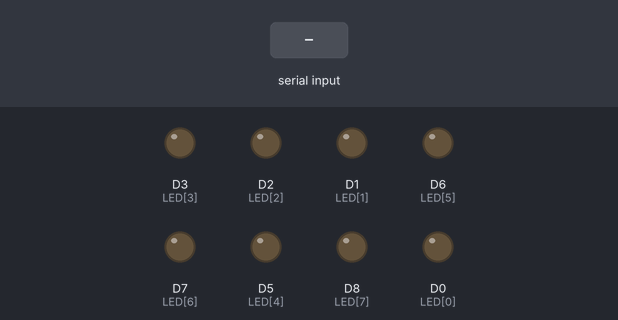
Recording of a sketch running on a simulated ESP8266 (NodeMCU). On the bench: output pins drawn as LEDs (lit = HIGH). Inputs (shaded band) come from the test bench. What the sketch prints to the serial monitor is not drawn.

Above: at 3.4 s.
3.5 s: "90,45\n" received over Serial
At 4.3 s:
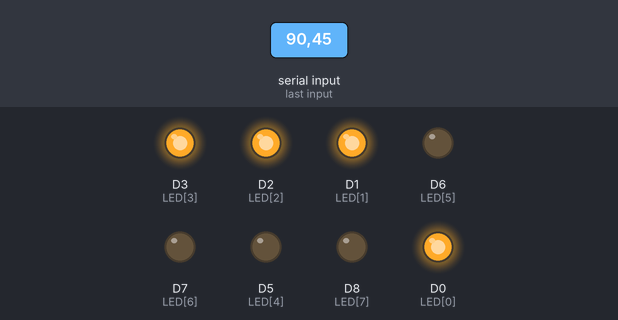
6.0 s: "1000\n" received over Serial
At 6.24 s:
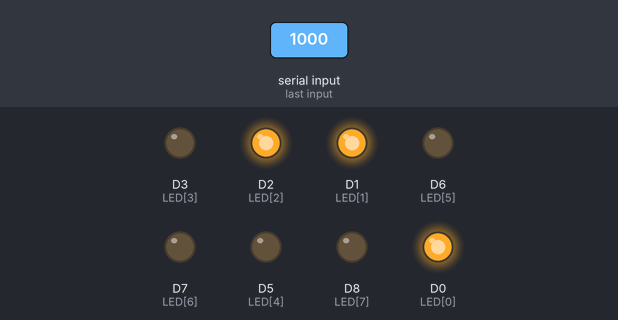
At 6.72 s:
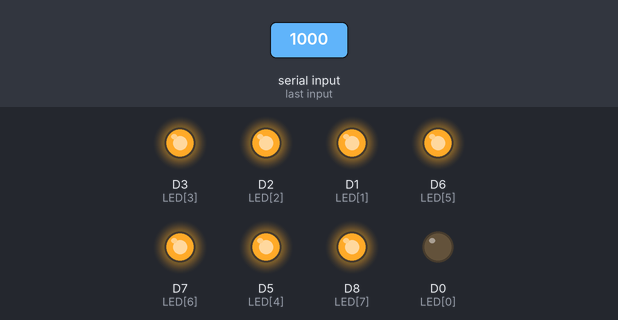
Timing chart, 0 to 9.0 s (numbered marks = the images above; inputs shaded):
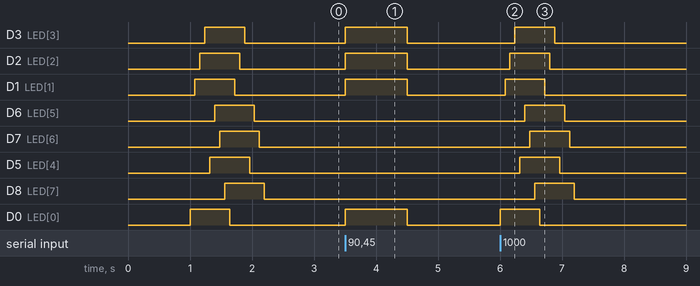

Measured:
- after the input at 3.5 s, D3 (LED[3]), D2 (LED[2]), D1 (LED[1]), D0 (LED[0]): LOW → HIGH at once, → LOW 1.0 s later
- after the input at 6.0 s, D3 (LED[3]): LOW → HIGH after 0.24 s, → LOW 0.64 s later; D2 (LED[2]): LOW → HIGH after 0.16 s, → LOW 0.64 s later; D1 (LED[1]): LOW → HIGH after 0.08 s, → LOW 0.64 s later; D6 (LED[5]): LOW → HIGH after 0.40 s, → LOW 0.64 s later; D7 (LED[6]): LOW → HIGH after 0.48 s, → LOW 0.64 s later

The sketch:

MCUCode.ino
```cpp
byte LED[8] = {D0, D1, D2, D3, D5, D6, D7, D8};

char incomingByte = 0;
int data = 0;

void DisplayVal(int val = 0)
{
  for (int i = 0; i < 8; i++)
  {
    digitalWrite(LED[i], ((val / 10) > i) ? 1 : 0);
  }
}

void setup()
{
  // put your setup code here, to run once:
  Serial.begin(9600);
  Serial.println("Booted up");
  for (size_t i = 0; i < 8; i++)
  {
    pinMode(LED[i], OUTPUT);
  }

  delay(1000);

  for (size_t i = 0; i < 8; i++)
  {
    digitalWrite(LED[i], 1);
    delay(80);
  }
  for (size_t i = 0; i < 8; i++)
  {
    digitalWrite(LED[i], 0);
    delay(80);
  }
}

void loop()
{
  if (Serial.available() > 0)
  {
    data = Serial.parseInt();
    if (data == 1000)
    {
      for (size_t i = 0; i < 8; i++)
      {
        digitalWrite(LED[i], 1);
        delay(80);
      }
      for (size_t i = 0; i < 8; i++)
      {
        digitalWrite(LED[i], 0);
        delay(80);
      }
    }
    else
    {

      DisplayVal(data);
    }
  }
}
```
